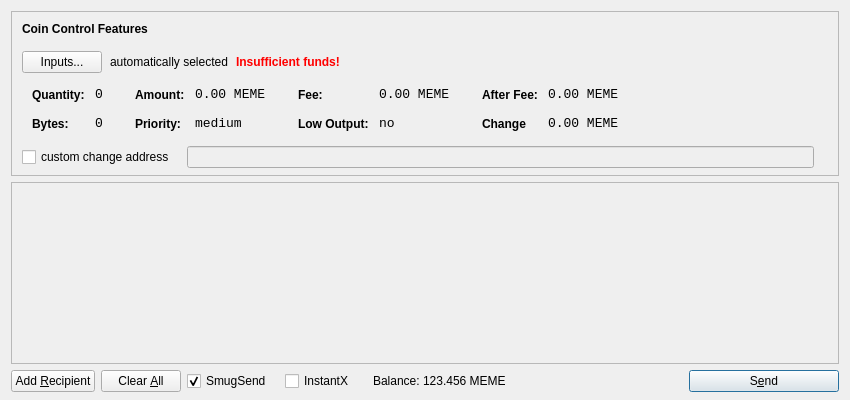
<?xml version="1.0" encoding="UTF-8"?>
<ui version="4.0">
 <class>SendCoinsDialog</class>
 <widget class="QDialog" name="SendCoinsDialog">
  <property name="geometry">
   <rect>
    <x>0</x>
    <y>0</y>
    <width>850</width>
    <height>400</height>
   </rect>
  </property>
  <property name="windowTitle">
   <string>Send Coins</string>
  </property>
  <layout class="QVBoxLayout" name="verticalLayout" stretch="0,1,0">
   <property name="bottomMargin">
    <number>8</number>
   </property>
   <item>
    <widget class="QFrame" name="frameCoinControl">
     <property name="sizePolicy">
      <sizepolicy hsizetype="Expanding" vsizetype="Expanding">
       <horstretch>0</horstretch>
       <verstretch>0</verstretch>
      </sizepolicy>
     </property>
     <property name="maximumSize">
      <size>
       <width>16777215</width>
       <height>16777215</height>
      </size>
     </property>
     <property name="frameShape">
      <enum>QFrame::StyledPanel</enum>
     </property>
     <property name="frameShadow">
      <enum>QFrame::Sunken</enum>
     </property>
     <layout class="QVBoxLayout" name="verticalLayoutCoinControl2">
      <property name="spacing">
       <number>-1</number>
      </property>
      <property name="leftMargin">
       <number>0</number>
      </property>
      <property name="topMargin">
       <number>0</number>
      </property>
      <property name="rightMargin">
       <number>0</number>
      </property>
      <property name="bottomMargin">
       <number>6</number>
      </property>
      <item>
       <layout class="QVBoxLayout" name="verticalLayoutCoinControl" stretch="0,0,0,0,1">
        <property name="spacing">
         <number>0</number>
        </property>
        <property name="leftMargin">
         <number>10</number>
        </property>
        <property name="topMargin">
         <number>10</number>
        </property>
        <item>
         <layout class="QHBoxLayout" name="horizontalLayoutCoinControl1">
          <property name="bottomMargin">
           <number>15</number>
          </property>
          <item>
           <widget class="QLabel" name="labelCoinControlFeatures">
            <property name="sizePolicy">
             <sizepolicy hsizetype="Preferred" vsizetype="Maximum">
              <horstretch>0</horstretch>
              <verstretch>0</verstretch>
             </sizepolicy>
            </property>
            <property name="font">
             <font>
              <weight>75</weight>
              <bold>true</bold>
             </font>
            </property>
            <property name="styleSheet">
             <string notr="true">font-weight:bold;</string>
            </property>
            <property name="text">
             <string>Coin Control Features</string>
            </property>
           </widget>
          </item>
         </layout>
        </item>
        <item>
         <layout class="QHBoxLayout" name="horizontalLayoutCoinControl2" stretch="0,0,0,0">
          <property name="spacing">
           <number>8</number>
          </property>
          <property name="bottomMargin">
           <number>10</number>
          </property>
          <item>
           <widget class="QPushButton" name="pushButtonCoinControl">
            <property name="styleSheet">
             <string notr="true"/>
            </property>
            <property name="text">
             <string>Inputs...</string>
            </property>
           </widget>
          </item>
          <item>
           <widget class="QLabel" name="labelCoinControlAutomaticallySelected">
            <property name="text">
             <string>automatically selected</string>
            </property>
            <property name="margin">
             <number>5</number>
            </property>
           </widget>
          </item>
          <item>
           <widget class="QLabel" name="labelCoinControlInsuffFunds">
            <property name="font">
             <font>
              <weight>75</weight>
              <bold>true</bold>
             </font>
            </property>
            <property name="styleSheet">
             <string notr="true">color:red;font-weight:bold;</string>
            </property>
            <property name="text">
             <string>Insufficient funds!</string>
            </property>
            <property name="margin">
             <number>5</number>
            </property>
           </widget>
          </item>
          <item>
           <spacer name="horizontalSpacerCoinControl">
            <property name="orientation">
             <enum>Qt::Horizontal</enum>
            </property>
            <property name="sizeHint" stdset="0">
             <size>
              <width>40</width>
              <height>1</height>
             </size>
            </property>
           </spacer>
          </item>
         </layout>
        </item>
        <item>
         <widget class="QWidget" name="widgetCoinControl" native="true">
          <property name="sizePolicy">
           <sizepolicy hsizetype="Preferred" vsizetype="Preferred">
            <horstretch>0</horstretch>
            <verstretch>0</verstretch>
           </sizepolicy>
          </property>
          <property name="minimumSize">
           <size>
            <width>0</width>
            <height>0</height>
           </size>
          </property>
          <property name="styleSheet">
           <string notr="true"/>
          </property>
          <layout class="QHBoxLayout" name="horizontalLayoutCoinControl5">
           <property name="margin">
            <number>0</number>
           </property>
           <item>
            <layout class="QHBoxLayout" name="horizontalLayoutCoinControl3" stretch="0,0,0,1">
             <property name="spacing">
              <number>20</number>
             </property>
             <property name="topMargin">
              <number>0</number>
             </property>
             <property name="bottomMargin">
              <number>10</number>
             </property>
             <item>
              <layout class="QFormLayout" name="formLayoutCoinControl1">
               <property name="horizontalSpacing">
                <number>10</number>
               </property>
               <property name="verticalSpacing">
                <number>14</number>
               </property>
               <property name="leftMargin">
                <number>10</number>
               </property>
               <property name="topMargin">
                <number>4</number>
               </property>
               <property name="rightMargin">
                <number>6</number>
               </property>
               <item row="0" column="0">
                <widget class="QLabel" name="labelCoinControlQuantityText">
                 <property name="styleSheet">
                  <string notr="true">font-weight:bold;</string>
                 </property>
                 <property name="text">
                  <string>Quantity:</string>
                 </property>
                 <property name="margin">
                  <number>0</number>
                 </property>
                </widget>
               </item>
               <item row="0" column="1">
                <widget class="QLabel" name="labelCoinControlQuantity">
                 <property name="font">
                  <font>
                   <family>Monospace</family>
                   <pointsize>10</pointsize>
                  </font>
                 </property>
                 <property name="cursor">
                  <cursorShape>IBeamCursor</cursorShape>
                 </property>
                 <property name="contextMenuPolicy">
                  <enum>Qt::ActionsContextMenu</enum>
                 </property>
                 <property name="text">
                  <string>0</string>
                 </property>
                 <property name="margin">
                  <number>0</number>
                 </property>
                 <property name="textInteractionFlags">
                  <set>Qt::LinksAccessibleByMouse|Qt::TextSelectableByKeyboard|Qt::TextSelectableByMouse</set>
                 </property>
                </widget>
               </item>
               <item row="1" column="0">
                <widget class="QLabel" name="labelCoinControlBytesText">
                 <property name="styleSheet">
                  <string notr="true">font-weight:bold;</string>
                 </property>
                 <property name="text">
                  <string>Bytes:</string>
                 </property>
                </widget>
               </item>
               <item row="1" column="1">
                <widget class="QLabel" name="labelCoinControlBytes">
                 <property name="font">
                  <font>
                   <family>Monospace</family>
                   <pointsize>10</pointsize>
                  </font>
                 </property>
                 <property name="cursor">
                  <cursorShape>IBeamCursor</cursorShape>
                 </property>
                 <property name="contextMenuPolicy">
                  <enum>Qt::ActionsContextMenu</enum>
                 </property>
                 <property name="text">
                  <string>0</string>
                 </property>
                 <property name="textInteractionFlags">
                  <set>Qt::LinksAccessibleByMouse|Qt::TextSelectableByKeyboard|Qt::TextSelectableByMouse</set>
                 </property>
                </widget>
               </item>
              </layout>
             </item>
             <item>
              <layout class="QFormLayout" name="formLayoutCoinControl2">
               <property name="horizontalSpacing">
                <number>10</number>
               </property>
               <property name="verticalSpacing">
                <number>14</number>
               </property>
               <property name="leftMargin">
                <number>6</number>
               </property>
               <property name="topMargin">
                <number>4</number>
               </property>
               <property name="rightMargin">
                <number>6</number>
               </property>
               <item row="0" column="0">
                <widget class="QLabel" name="labelCoinControlAmountText">
                 <property name="styleSheet">
                  <string notr="true">font-weight:bold;</string>
                 </property>
                 <property name="text">
                  <string>Amount:</string>
                 </property>
                 <property name="margin">
                  <number>0</number>
                 </property>
                </widget>
               </item>
               <item row="0" column="1">
                <widget class="QLabel" name="labelCoinControlAmount">
                 <property name="font">
                  <font>
                   <family>Monospace</family>
                   <pointsize>10</pointsize>
                  </font>
                 </property>
                 <property name="cursor">
                  <cursorShape>IBeamCursor</cursorShape>
                 </property>
                 <property name="contextMenuPolicy">
                  <enum>Qt::ActionsContextMenu</enum>
                 </property>
                 <property name="text">
                  <string>0.00 MEME</string>
                 </property>
                 <property name="textInteractionFlags">
                  <set>Qt::LinksAccessibleByMouse|Qt::TextSelectableByKeyboard|Qt::TextSelectableByMouse</set>
                 </property>
                </widget>
               </item>
               <item row="1" column="0">
                <widget class="QLabel" name="labelCoinControlPriorityText">
                 <property name="styleSheet">
                  <string notr="true">font-weight:bold;</string>
                 </property>
                 <property name="text">
                  <string>Priority:</string>
                 </property>
                </widget>
               </item>
               <item row="1" column="1">
                <widget class="QLabel" name="labelCoinControlPriority">
                 <property name="font">
                  <font>
                   <family>Monospace</family>
                   <pointsize>10</pointsize>
                  </font>
                 </property>
                 <property name="cursor">
                  <cursorShape>IBeamCursor</cursorShape>
                 </property>
                 <property name="contextMenuPolicy">
                  <enum>Qt::ActionsContextMenu</enum>
                 </property>
                 <property name="text">
                  <string>medium</string>
                 </property>
                 <property name="textInteractionFlags">
                  <set>Qt::LinksAccessibleByMouse|Qt::TextSelectableByKeyboard|Qt::TextSelectableByMouse</set>
                 </property>
                </widget>
               </item>
              </layout>
             </item>
             <item>
              <layout class="QFormLayout" name="formLayoutCoinControl3">
               <property name="horizontalSpacing">
                <number>10</number>
               </property>
               <property name="verticalSpacing">
                <number>14</number>
               </property>
               <property name="leftMargin">
                <number>6</number>
               </property>
               <property name="topMargin">
                <number>4</number>
               </property>
               <property name="rightMargin">
                <number>6</number>
               </property>
               <item row="0" column="0">
                <widget class="QLabel" name="labelCoinControlFeeText">
                 <property name="styleSheet">
                  <string notr="true">font-weight:bold;</string>
                 </property>
                 <property name="text">
                  <string>Fee:</string>
                 </property>
                 <property name="margin">
                  <number>0</number>
                 </property>
                </widget>
               </item>
               <item row="0" column="1">
                <widget class="QLabel" name="labelCoinControlFee">
                 <property name="font">
                  <font>
                   <family>Monospace</family>
                   <pointsize>10</pointsize>
                  </font>
                 </property>
                 <property name="cursor">
                  <cursorShape>IBeamCursor</cursorShape>
                 </property>
                 <property name="contextMenuPolicy">
                  <enum>Qt::ActionsContextMenu</enum>
                 </property>
                 <property name="text">
                  <string>0.00 MEME</string>
                 </property>
                 <property name="textInteractionFlags">
                  <set>Qt::LinksAccessibleByMouse|Qt::TextSelectableByKeyboard|Qt::TextSelectableByMouse</set>
                 </property>
                </widget>
               </item>
               <item row="1" column="0">
                <widget class="QLabel" name="labelCoinControlLowOutputText">
                 <property name="styleSheet">
                  <string notr="true">font-weight:bold;</string>
                 </property>
                 <property name="text">
                  <string>Low Output:</string>
                 </property>
                </widget>
               </item>
               <item row="1" column="1">
                <widget class="QLabel" name="labelCoinControlLowOutput">
                 <property name="font">
                  <font>
                   <family>Monospace</family>
                   <pointsize>10</pointsize>
                  </font>
                 </property>
                 <property name="cursor">
                  <cursorShape>IBeamCursor</cursorShape>
                 </property>
                 <property name="contextMenuPolicy">
                  <enum>Qt::ActionsContextMenu</enum>
                 </property>
                 <property name="text">
                  <string>no</string>
                 </property>
                 <property name="textInteractionFlags">
                  <set>Qt::LinksAccessibleByMouse|Qt::TextSelectableByKeyboard|Qt::TextSelectableByMouse</set>
                 </property>
                </widget>
               </item>
              </layout>
             </item>
             <item>
              <layout class="QFormLayout" name="formLayoutCoinControl4">
               <property name="horizontalSpacing">
                <number>10</number>
               </property>
               <property name="verticalSpacing">
                <number>14</number>
               </property>
               <property name="leftMargin">
                <number>6</number>
               </property>
               <property name="topMargin">
                <number>4</number>
               </property>
               <property name="rightMargin">
                <number>6</number>
               </property>
               <item row="0" column="0">
                <widget class="QLabel" name="labelCoinControlAfterFeeText">
                 <property name="styleSheet">
                  <string notr="true">font-weight:bold;</string>
                 </property>
                 <property name="text">
                  <string>After Fee:</string>
                 </property>
                 <property name="margin">
                  <number>0</number>
                 </property>
                </widget>
               </item>
               <item row="0" column="1">
                <widget class="QLabel" name="labelCoinControlAfterFee">
                 <property name="font">
                  <font>
                   <family>Monospace</family>
                   <pointsize>10</pointsize>
                  </font>
                 </property>
                 <property name="cursor">
                  <cursorShape>IBeamCursor</cursorShape>
                 </property>
                 <property name="contextMenuPolicy">
                  <enum>Qt::ActionsContextMenu</enum>
                 </property>
                 <property name="text">
                  <string>0.00 MEME</string>
                 </property>
                 <property name="textInteractionFlags">
                  <set>Qt::LinksAccessibleByMouse|Qt::TextSelectableByKeyboard|Qt::TextSelectableByMouse</set>
                 </property>
                </widget>
               </item>
               <item row="1" column="0">
                <widget class="QLabel" name="labelCoinControlChangeText">
                 <property name="styleSheet">
                  <string notr="true">font-weight:bold;</string>
                 </property>
                 <property name="text">
                  <string>Change</string>
                 </property>
                </widget>
               </item>
               <item row="1" column="1">
                <widget class="QLabel" name="labelCoinControlChange">
                 <property name="font">
                  <font>
                   <family>Monospace</family>
                   <pointsize>10</pointsize>
                  </font>
                 </property>
                 <property name="cursor">
                  <cursorShape>IBeamCursor</cursorShape>
                 </property>
                 <property name="contextMenuPolicy">
                  <enum>Qt::ActionsContextMenu</enum>
                 </property>
                 <property name="text">
                  <string>0.00 MEME</string>
                 </property>
                 <property name="textInteractionFlags">
                  <set>Qt::LinksAccessibleByMouse|Qt::TextSelectableByKeyboard|Qt::TextSelectableByMouse</set>
                 </property>
                </widget>
               </item>
              </layout>
             </item>
            </layout>
           </item>
          </layout>
         </widget>
        </item>
        <item>
         <layout class="QHBoxLayout" name="horizontalLayoutCoinControl4" stretch="0,0,0">
          <property name="spacing">
           <number>12</number>
          </property>
          <property name="sizeConstraint">
           <enum>QLayout::SetDefaultConstraint</enum>
          </property>
          <property name="topMargin">
           <number>5</number>
          </property>
          <property name="rightMargin">
           <number>5</number>
          </property>
          <item>
           <widget class="QCheckBox" name="checkBoxCoinControlChange">
            <property name="text">
             <string>custom change address</string>
            </property>
           </widget>
          </item>
          <item>
           <widget class="QLineEdit" name="lineEditCoinControlChange">
            <property name="enabled">
             <bool>false</bool>
            </property>
            <property name="sizePolicy">
             <sizepolicy hsizetype="Expanding" vsizetype="Fixed">
              <horstretch>0</horstretch>
              <verstretch>0</verstretch>
             </sizepolicy>
            </property>
           </widget>
          </item>
          <item>
           <widget class="QLabel" name="labelCoinControlChangeLabel">
            <property name="sizePolicy">
             <sizepolicy hsizetype="Preferred" vsizetype="Expanding">
              <horstretch>0</horstretch>
              <verstretch>0</verstretch>
             </sizepolicy>
            </property>
            <property name="minimumSize">
             <size>
              <width>0</width>
              <height>0</height>
             </size>
            </property>
            <property name="text">
             <string/>
            </property>
            <property name="margin">
             <number>3</number>
            </property>
           </widget>
          </item>
         </layout>
        </item>
        <item>
         <spacer name="verticalSpacerCoinControl">
          <property name="orientation">
           <enum>Qt::Vertical</enum>
          </property>
          <property name="sizeHint" stdset="0">
           <size>
            <width>800</width>
            <height>1</height>
           </size>
          </property>
         </spacer>
        </item>
       </layout>
      </item>
     </layout>
    </widget>
   </item>
   <item>
    <widget class="QScrollArea" name="scrollArea">
     <property name="widgetResizable">
      <bool>true</bool>
     </property>
     <widget class="QWidget" name="scrollAreaWidgetContents">
      <property name="geometry">
       <rect>
        <x>0</x>
        <y>0</y>
        <width>830</width>
        <height>165</height>
       </rect>
      </property>
      <layout class="QVBoxLayout" name="verticalLayout_2">
       <property name="margin">
        <number>0</number>
       </property>
       <item>
        <layout class="QVBoxLayout" name="entries">
         <property name="spacing">
          <number>6</number>
         </property>
        </layout>
       </item>
       <item>
        <spacer name="verticalSpacer">
         <property name="orientation">
          <enum>Qt::Vertical</enum>
         </property>
         <property name="sizeHint" stdset="0">
          <size>
           <width>20</width>
           <height>40</height>
          </size>
         </property>
        </spacer>
       </item>
      </layout>
     </widget>
    </widget>
   </item>
   <item>
    <layout class="QHBoxLayout" name="horizontalLayout">
     <item>
      <widget class="QPushButton" name="addButton">
       <property name="toolTip">
        <string>Send to multiple recipients at once</string>
       </property>
       <property name="text">
        <string>Add &amp;Recipient</string>
       </property>
       <property name="autoDefault">
        <bool>false</bool>
       </property>
      </widget>
     </item>
     <item>
      <widget class="QPushButton" name="clearButton">
       <property name="sizePolicy">
        <sizepolicy hsizetype="Minimum" vsizetype="Fixed">
         <horstretch>0</horstretch>
         <verstretch>0</verstretch>
        </sizepolicy>
       </property>
       <property name="toolTip">
        <string>Remove all transaction fields</string>
       </property>
       <property name="text">
        <string>Clear &amp;All</string>
       </property>
       <property name="autoRepeatDelay">
        <number>300</number>
       </property>
       <property name="autoDefault">
        <bool>false</bool>
       </property>
      </widget>
     </item>
     <item>
      <layout class="QHBoxLayout" name="horizontalLayout_2">
       <property name="spacing">
        <number>3</number>
       </property>
        <item>
        <widget class="QCheckBox" name="checkUseDarksend">
         <property name="minimumSize">
          <size>
           <width>95</width>
           <height>0</height>
          </size>
         </property>
         <property name="text">
          <string>SmugSend</string>
         </property>
         <property name="checked">
          <bool>true</bool>
         </property>
        </widget>
       </item>
       <item>
        <widget class="QCheckBox" name="checkInstantX">
         <property name="enabled">
          <bool>true</bool>
         </property>
         <property name="minimumSize">
          <size>
           <width>85</width>
           <height>0</height>
          </size>
         </property>
         <property name="text">
          <string>InstantX</string>
         </property>
        </widget>
       </item>
       <item>
        <widget class="QLabel" name="label">
         <property name="sizePolicy">
          <sizepolicy hsizetype="Preferred" vsizetype="Fixed">
           <horstretch>0</horstretch>
           <verstretch>0</verstretch>
          </sizepolicy>
         </property>
         <property name="text">
          <string>Balance:</string>
         </property>
        </widget>
       </item>
       <item>
        <widget class="QLabel" name="labelBalance">
         <property name="sizePolicy">
          <sizepolicy hsizetype="Preferred" vsizetype="Fixed">
           <horstretch>0</horstretch>
           <verstretch>0</verstretch>
          </sizepolicy>
         </property>
         <property name="cursor">
          <cursorShape>IBeamCursor</cursorShape>
         </property>
         <property name="text">
          <string>123.456 MEME</string>
         </property>
         <property name="textInteractionFlags">
          <set>Qt::LinksAccessibleByMouse|Qt::TextSelectableByKeyboard|Qt::TextSelectableByMouse</set>
         </property>
        </widget>
       </item>
      </layout>
     </item>
     <item>
      <spacer name="horizontalSpacer">
       <property name="orientation">
        <enum>Qt::Horizontal</enum>
       </property>
       <property name="sizeHint" stdset="0">
        <size>
         <width>40</width>
         <height>20</height>
        </size>
       </property>
      </spacer>
     </item>
     <item>
      <widget class="QPushButton" name="sendButton">
       <property name="minimumSize">
        <size>
         <width>150</width>
         <height>0</height>
        </size>
       </property>
       <property name="toolTip">
        <string>Confirm the send action</string>
       </property>
       <property name="text">
        <string>S&amp;end</string>
       </property>
       <property name="icon">
        <iconset resource="../bitcoin.qrc">
         <normaloff>:/icons/send</normaloff>:/icons/send</iconset>
       </property>
       <property name="default">
        <bool>true</bool>
       </property>
      </widget>
     </item>
    </layout>
   </item>
  </layout>
 </widget>
 <resources>
  <include location="../bitcoin.qrc"/>
 </resources>
 <connections/>
</ui>
